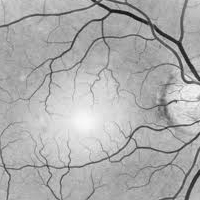
%> input picture retina1.jpg, 200 x 200 px
$ octave xray.m   (GNU Octave 9; MATLAB toolbox functions it lacks are replaced by stand-ins)
%> lines starting %> are read from the running program, lines starting %| are printed output that depends on the picture
% I : The input image (vessel image)
%preferable class of image is double or single

C=imread('retina1.jpg');
%> C is the input picture: size 200x200x3 uint8; min 13, max 248, mean 172.9
I= rgb2gray(C);
m = size(I);
%> m = [200 200]
I=double(I);
%> I: size 200x200 double
%use it in case the image is rgb, read it in variable C and
%remove this comment

%  Applying Hessian2 Filter on the image with 2nd derivatives of a
%  Gaussian with parameter Sigma.
%   I : The image
%   Sigma : The sigma of the gaussian kernel used
%   Dxx, Dxy, Dyy: The 2nd derivatives
    Sigma = 1;
% Make kernel coordinates
    [X,Y]   = ndgrid(-round(5*Sigma):round(5*Sigma));

% Build the gaussian 2nd derivatives filters
    DGaussxx = 1/(2*pi*Sigma^4) * (X.^2/Sigma^2 - 1) .* exp(-(X.^2 + Y.^2)/(2*Sigma^2));
    DGaussxy = 1/(2*pi*Sigma^6) * (X .* Y)           .* exp(-(X.^2 + Y.^2)/(2*Sigma^2));
    DGaussyy = DGaussxx';

    Dxx = imfilter(I,DGaussxx,'conv');
    Dxy = imfilter(I,DGaussxy,'conv');
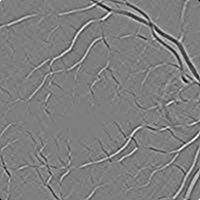
%> Dxy: size 200x200 double; min -25.84, max 25.98, mean 0; drawn with min black and max white
    Dyy = imfilter(I,DGaussyy,'conv');
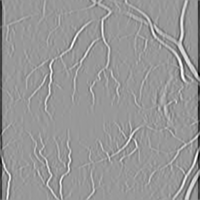
%> Dyy: size 200x200 double; min -60.64, max 40.52, mean -0.7; drawn with min black and max white

% Compute the eigen values from the hessian matrix, sorted by abs value.

tmp = sqrt((Dxx - Dyy).^2 + 4*Dxy.^2);

% Compute the eigenvalues
mu1 = 0.5*(Dxx + Dyy + tmp);
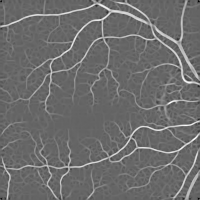
%> mu1: size 200x200 double; min -35.62, max 54.7, mean 3.2; drawn with min black and max white
mu2 = 0.5*(Dxx + Dyy - tmp);
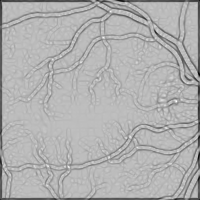
%> mu2: size 200x200 double; min -63.61, max 21.69, mean -4.6; drawn with min black and max white

% Sort eigen values by absolute value abs(Lambda1)<abs(Lambda2)
check=abs(mu1)>abs(mu2);
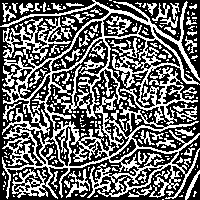
%> check: size 200x200 logical; 41.6% white in thin lines or dots

if (check==0)
    Lambda1=mu1;
    Lambda2=mu2;
else
    Lambda1=mu2;
    Lambda2=mu1;
end

% applying frangi vesselness

% compute similarity measures
    Lambda1(Lambda1==0) = eps;
    Rb = (Lambda1./Lambda2).^2;
    S2 = (Lambda1.^2 + Lambda2.^2);

    beta= .5;
    beta2  = 2*beta^2;

    c= 10;
    c2 = 2*c^2;

 % Compute the output image
   Ifiltered = exp(-Rb/beta2) .*(ones(size(I))-exp(-S2/c2));
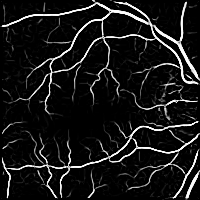
%> Ifiltered: size 200x200 double; min 0, max 1, mean 0.0915


 % subplot(1,3,2)
 % imshow(uint8(I));

% Fusion of the filtered image and negative of original image using wavelets transform.
negI = imcomplement(uint8(I));
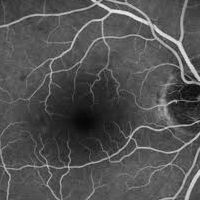
%> negI: size 200x200 uint8; min 7, max 242, mean 82.1

%subplot (1,3,3)
 %imshow(negI);

%wavelet transform of negative image
%> (the run ends here)
